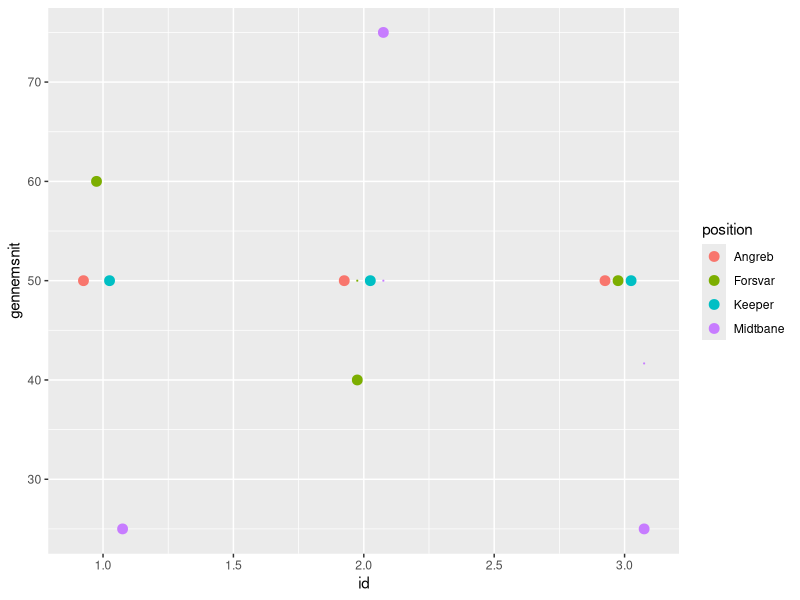
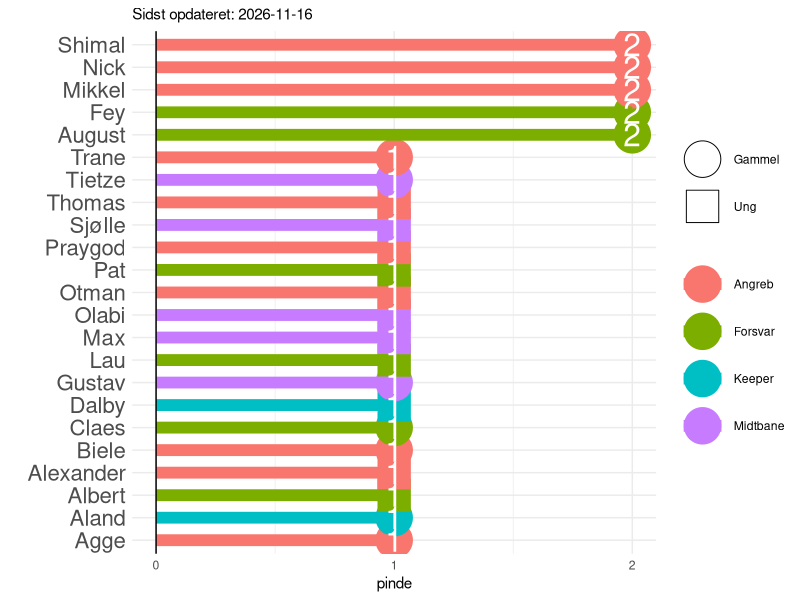

Generate these figures, in order, with R: (Note: this script raises an error after producing the figures.)
library(tidyr)
library(dplyr)
library(purrr)
library(ggplot2)
library(forcats)
library(knitr)

sti_billeder <- "C:/Users/augus/Desktop/pindespil/Jelly/pindespil1908.github.io/assets/img/"

opdateret <- Sys.Date()

data <- tribble(
  ~spiller, ~alder, ~position, 
  
  "Dalby",      "Ung",         "Keeper",
  "Aland",      "Gammel",      "Keeper",
  "KC",         "Gammel",      "Keeper",
  "Konrad",     "Ung",         "Keeper",
  
  "Jogge",      "Gammel",      "Forsvar",
  "Kav",        "Gammel",      "Forsvar",
  "Claes",      "Gammel",      "Forsvar",
  "Lau",        "Ung",         "Forsvar",
  "Fey",        "Gammel",      "Forsvar",
  "August",     "Gammel",      "Forsvar",
  "Pat",        "Ung",         "Forsvar",
  "Albert",     "Ung",         "Forsvar",
  
  "Gustav",     "Gammel",      "Midtbane",
  "Max",        "Ung",         "Midtbane",
  "Tietze",     "Gammel",      "Midtbane",
  "Sjølle",     "Ung",         "Midtbane",
  "Olabi",      "Ung",         "Midtbane",
  
  "Praygod",    "Ung",         "Angreb",
  "Otman",      "Ung",         "Angreb",
  "Thomas",     "Ung",         "Angreb",
  "Alexander",  "Ung",         "Angreb",
  "Nick",       "Gammel",      "Angreb",
  "Haris",      "Ung",         "Angreb",
  "Agge",       "Gammel",      "Angreb",
  "Shimal",     "Gammel",      "Angreb",
  "Biele",      "Gammel",      "Angreb",
  "Mikkel",     "Gammel",      "Angreb",
  "Trane",      "Gammel",      "Angreb"
)

pinde <- tribble(
  ~id, ~dato, ~spiltype, ~trøjer, ~joker, 
  ~vindere, 
  ~tabere,
  
  1, "2025-01-21", "Interval", 1, 0, 
  c("August", "Pat", "Nick", "Mikkel", "Biele", "Max", "Aland", "Thomas", "Trane", "Albert", NA),
  c("Lau", "Fey", "Gustav", "Sjølle", "Alexander", "Agge", "Shimal", "Praygod", "Otman", "Olabi", "Dalby"),
  
  2, "2025-01-21", "Skud", 0, 0, 
  c("Lau", "Fey", "Gustav", "Sjølle", "Alexander", "Agge", "Shimal", "Praygod", "Otman", "Olabi", "Dalby"),
  c("August", "Pat", "Nick", "Mikkel", "Biele", "Max", "Aland", "Thomas", "Trane", "Albert", NA),
  
  3, "2025-01-23", "Interval", 0, 0, 
  c( "August", "Fey", "Shimal", "Nick", "Tietze", "Claes", "Mikkel", NA, NA),
  c("Lau", "Pat", "Albert", "Max", "Sjølle", "Olabi", "Praygod", "Otman", "Thomas")
)

###
# HUSK AT OPDATERE PLOTS.RMD OGSÅ!
##



funktion <- function(input) {
pinde <- pinde %>% 
  unnest(cols = c(vindere, tabere)) %>% 
  mutate(dato = as.Date(dato, tryFormats = c("%Y-%m-%d")))

forkert <- c(setdiff(pinde$tabere, data$spiller), setdiff(pinde$vindere, data$spiller)) %>% na.omit

if (length(forkert) > 0) {
  stop("idiot")
} else {
  message("godt")
}
pinde
}

pinde <- funktion(pinde)

png(filename = paste0(sti_billeder, "pinde_spiller.png"), width = 1000, height = 1200)
pinde %>% 
  filter(!is.na(vindere)) %>% 
  group_by(vindere) %>% 
  summarise(pinde = n()) %>% 
  left_join(data, by = c("vindere"="spiller")) %>% 
  arrange(desc(pinde)) %>% 
  ggplot(aes(fct_reorder(vindere, pinde), pinde))+ 
  geom_point(aes(shape = alder, fill = position, color=position), size =12)+
  geom_segment(aes(x = fct_reorder(vindere, pinde), xend = fct_reorder(vindere, pinde),
                   y = 0, yend = pinde, color = position),
               lwd = 4) +
  geom_text(aes(label = pinde), color = "white", size = 8) +
  scale_shape_manual(values = c(21, 22), name = " ") +
  geom_hline(yintercept = 0) +
  coord_flip() +  
  theme_minimal() + 
  scale_x_discrete(name = "")+
  scale_y_continuous(breaks = seq(0,2))+
  theme(legend.title = element_blank(),
        axis.text.y = element_text(size = 16)) +
  labs(subtitle= paste0("Sidst opdateret: ", opdateret))
dev.off()

# posistions graf
pinde %>% 
  pivot_longer(cols = c(vindere, tabere), 
               names_to = "source",  # A temporary column for identifying col1/col2
               values_to = "spiller") %>%
  mutate(pind = ifelse(source == "vindere", "sejre", "tabte")) %>%  # Assign 1 if from col1, 0 if from col2
  select(-source)  %>% 
  left_join(data, by = c("spiller"="spiller")) %>% 
  filter(!is.na(spiller)) %>% 
  group_by(id, position, pind) %>% 
  summarise(vundne = n()) %>% 
  rbind(data.frame(id = c(3, 3), 
                   position = c("Keeper", "Keeper"), 
                   pind = c("sejre", "tabte"),
                   vundne = c(1,1))) %>% 
  pivot_wider(names_from = pind,
              values_from = vundne, values_fill = list(vundne = 0)) %>% 
  mutate(gennemsnit = sejre/(tabte+sejre)*100) %>% 
  ungroup() %>%
  group_by(position) %>% 
  mutate(gnm = cumsum(sejre)/(cumsum(tabte)+cumsum(sejre))*100) %>% 
  ungroup() %>% 
  arrange(as.numeric(id), position) %>% 
  ggplot(aes(id, gennemsnit, color = position)) +
    geom_point(size = 3, position = position_dodge(width = 0.2)) +
    geom_point(aes(y = gnm, group = position), shape = 0, size = 0, na.rm = TRUE, position = position_dodge(width = 0.2))


 ggplot(aes(x = as.numeric(pindespil_id), y = gennemsnit, color = position)) +
   geom_point(size = 3, position = position_dodge(width = 0.2)) +
   geom_point(aes(y = gnm, group = position), shape = 0, size = 0, na.rm = TRUE, position = position_dodge(width = 0.2)) +
   geom_smooth(aes(y = gnm, group = position, fill = position), method = "loess", se = F, na.rm = TRUE,
               alpha = 0.2, position = position_dodge(width = 0.2)) +
   theme_minimal() + theme(legend.position = "bottom")
#
test2 %>% 
  filter(!is.na(position)) %>% 
  group_by(pindespil_id, position, udfald) %>%
  summarise(vundne = n(), .groups = "drop") %>%
  rbind(data.frame(pindespil_id = c("8", "8"), 
                   position = c("keeper", "keeper"), 
                   udfald = c("tabende_hold", "vindende_hold"),
                   vundne = c(0,0))) %>%
  pivot_wider(names_from = udfald,
              values_from = vundne, values_fill = list(vundne = 0)) %>% 
  mutate(gennemsnit = vindende_hold/(tabende_hold+vindende_hold)*100) %>% 
  ungroup() %>%
  group_by(position) %>% 
  mutate(gnm = cumsum(vindende_hold)/(cumsum(tabende_hold)+cumsum(vindende_hold))*100) %>% 
  ungroup() %>% 
  arrange(as.numeric(pindespil_id))
  
